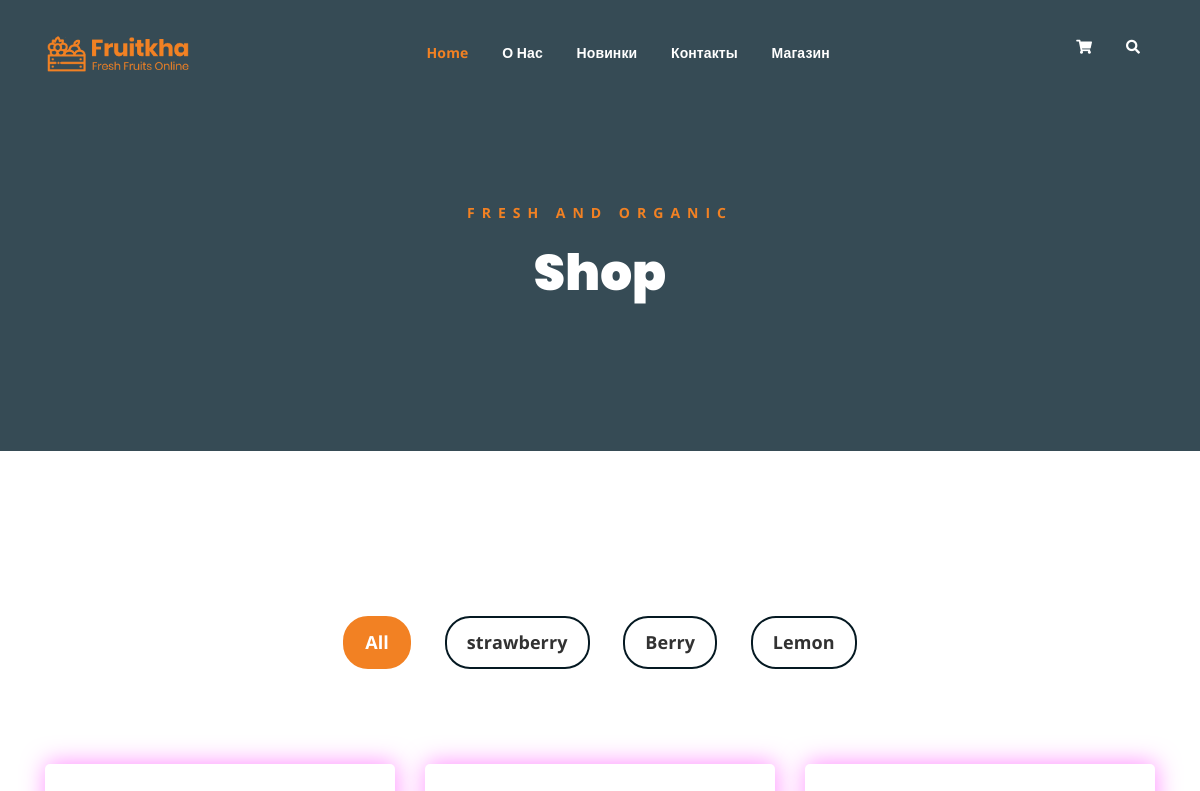
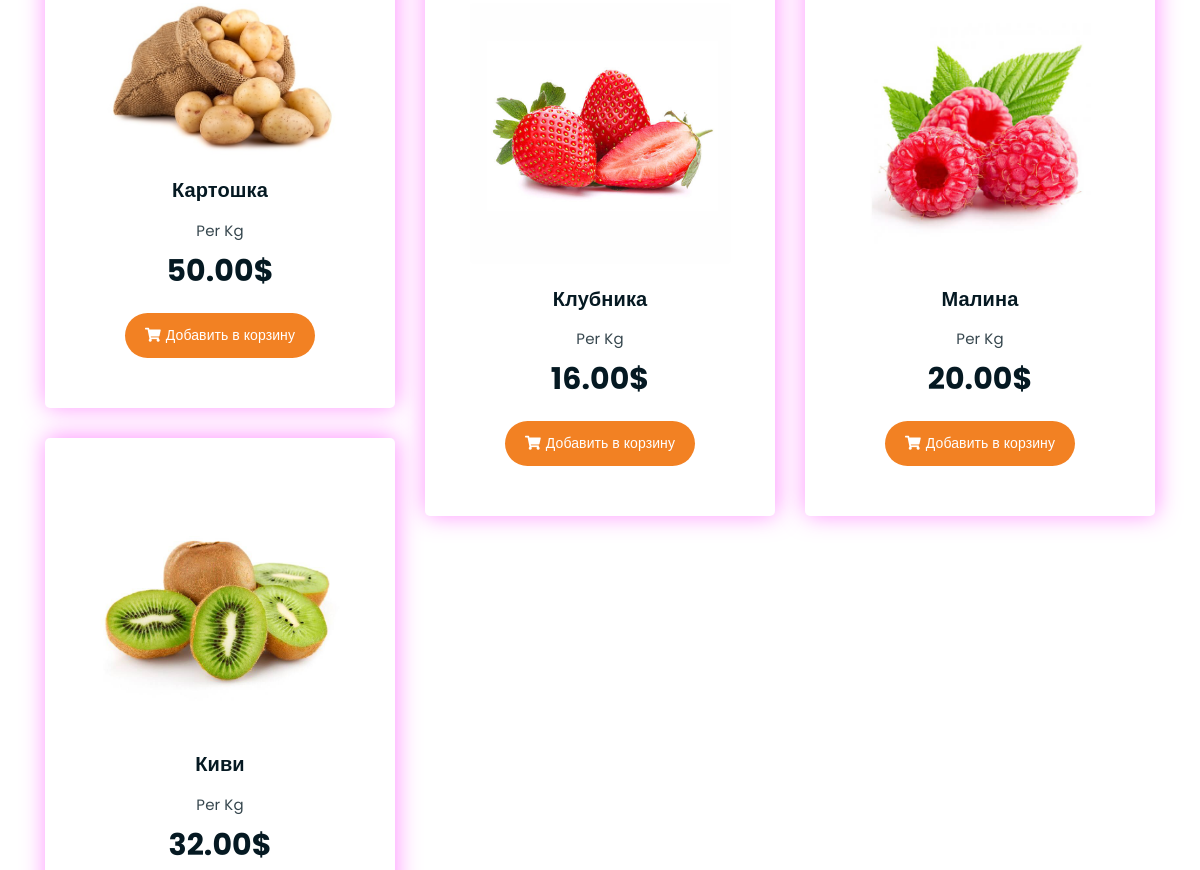
Page /shop/ (upper part) on the earlier database version (2 pictures, top to bottom).
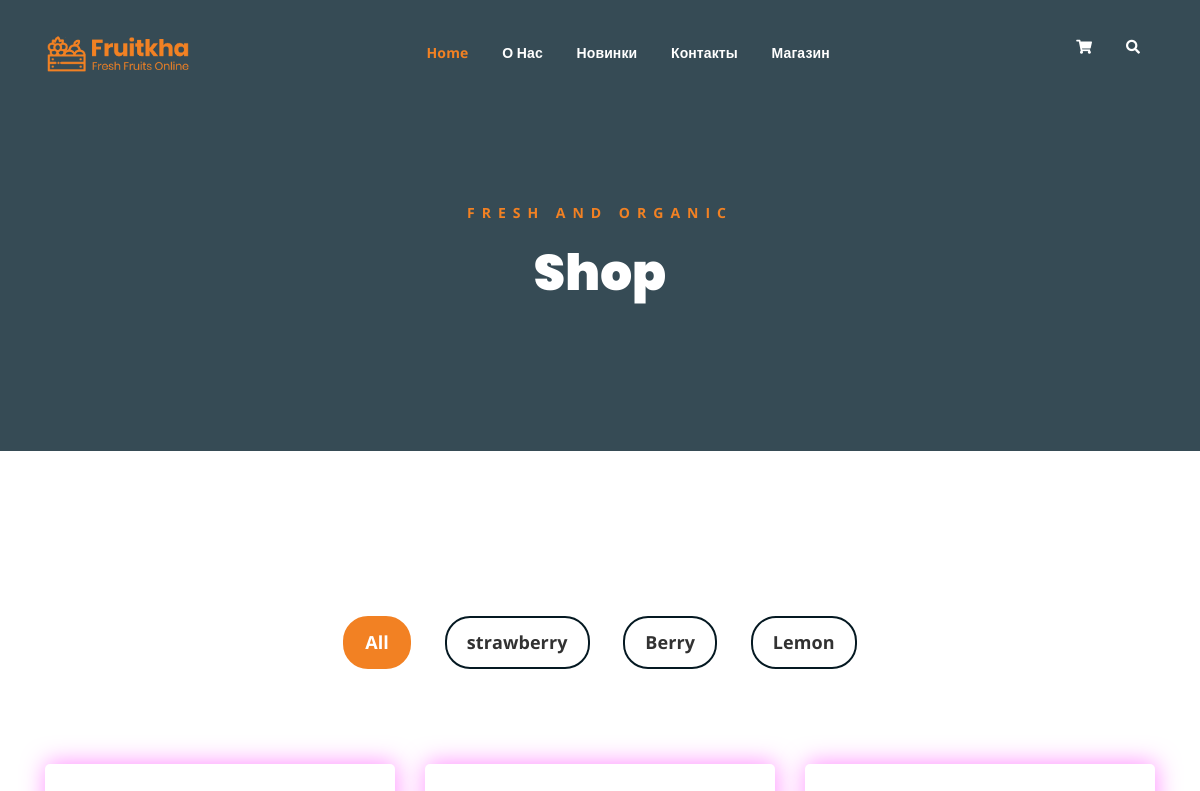
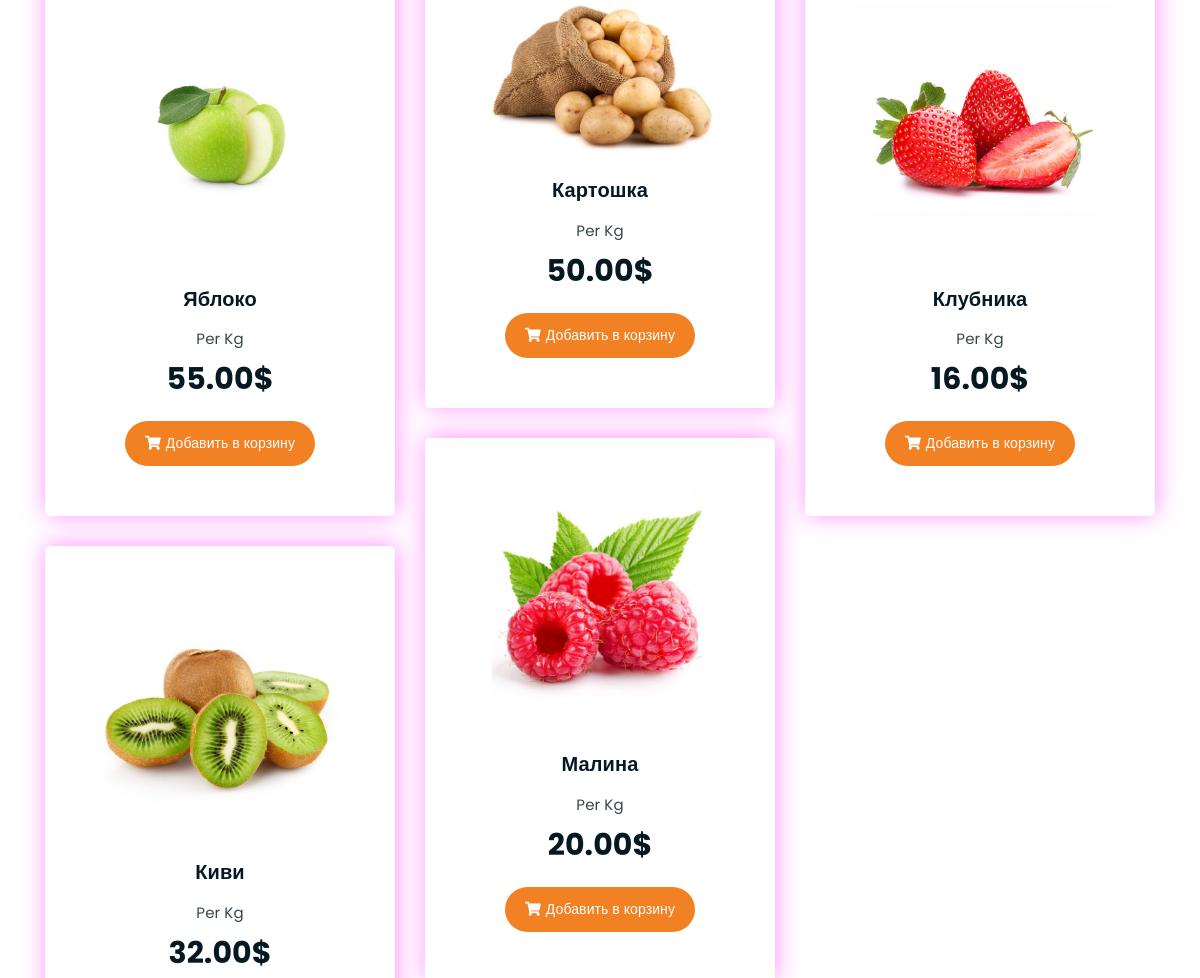
Same page on the later database version (2 pictures, top to bottom).
### shop/models.py (models this page shows, shortened)
class Product(models.Model):
    category = models.ForeignKey(Category, verbose_name='Категория', on_delete=models.CASCADE)
    title = models.CharField(max_length=255, verbose_name='Наименование')
    slug = models.SlugField(unique=True)
    image = models.ImageField(verbose_name='Изображение')
    description = models.TextField(verbose_name='Описание', null=True)
    price = models.DecimalField(max_digits=9, decimal_places=2, verbose_name='Цена')
    data_create = models.DateField(auto_created=False, blank=True, null=True)
    class Meta:
        verbose_name = "Продукт"
        verbose_name_plural = "Продукты"
        ordering = ['-data_create']

### shop/views.py (the view)
# urls.py: path('', include('shop.urls'))
def shop(request):
    products = Product.objects.all()
    return render(request, 'shop.html', context={'products': products})

### shop/templates/shop.html (shortened to what this page needs)
{% extends 'base.html' %}
{% load teg %}
{% block content %}
<div class="breadcrumb-section breadcrumb-bg">
    <div class="container">
        <div class="row">
            <div class="col-lg-8 offset-lg-2 text-center">
                <div class="breadcrumb-text">
                    <p>Fresh and Organic</p>
                    <h1>Shop</h1>
                </div>
            </div>
        </div>
    </div>
</div>
<div class="product-section mt-150 mb-150">
    <div class="container">
        <div class="row">
            <div class="col-md-12">
                <div class="product-filters">
                    <ul>
                        <li class="active" data-filter="*">All</li>
                        <li data-filter=".strawberry">strawberry</li>
                        <li data-filter=".berry">Berry</li>
                        <li data-filter=".lemon">Lemon</li>
                    </ul>
                </div>
            </div>
        </div>
        <div class="row product-lists">
            {% for product in products %}
            <div class="col-lg-4 col-md-6 text-center strawberry">
                <div class="single-product-item">
                    <div class="product-image">
                        <a href="{% url 'single_product' %}"><img src="{{ product.image.url }}" alt=""></a>
                    </div>
                    <h3>{{ product.title }}</h3>
                    <p class="product-price"><span>Per Kg</span> {{ product.price }}$ </p>
                    <a href="cart.html" class="cart-btn"><i class="fas fa-shopping-cart"></i>Добавить в корзину</a>
                </div>
            </div>
            {% endfor %}
        </div>
    </div>
</div>
{% endblock content %}

### shop/templates/base.html (shortened to what this page needs)
{% load static %}
<html lang="en">
<head>
    <link href="{% static 'assets/css/all.min.css' %}" rel="stylesheet">
    <link href="{% static 'assets/bootstrap/css/bootstrap.min.css' %}" rel="stylesheet">
    <link href="{% static 'assets/css/owl.carousel.css' %}" rel="stylesheet">
    <link href="{% static 'assets/css/magnific-popup.css' %}" rel="stylesheet">
    <link href="{% static 'assets/css/animate.css' %}" rel="stylesheet">
    <link href="{% static 'assets/css/meanmenu.min.css' %}" rel="stylesheet">
    <link href="{% static 'assets/css/main.css' %}" rel="stylesheet">
    <link href="{% static 'assets/css/responsive.css' %}" rel="stylesheet">
</head>
<body>
<div class="top-header-area" id="sticker">
    <div class="container">
        <div class="row">
            <div class="col-lg-12 col-sm-12 text-center">
                <div class="main-menu-wrap">
                    <div class="site-logo">
                        <a href="{% url 'index' %}">
                            <img src="{% static 'assets/img/logo.png' %}" alt="">
                        </a>
                    </div>
                    <nav class="main-menu">
                        <ul>
                            <li class="current-list-item"><a href="{% url 'index' %}">Home</a>
                            </li>
                            <li><a href="{% url 'about' %}">О Нас</a></li>
                            <li><a href="{% url 'news' %}">Новинки</a></li>
                            <li><a href="{% url 'contact' %}">Контакты</a></li>
                            <li><a href="{% url 'shop' %}">Магазин</a></li>
                            <li>
                                <div class="header-icons">
                                    <a class="shopping-cart" href="{% url 'cart' %}"><i class="fas fa-shopping-cart"></i></a>
                                    <a class="mobile-hide search-bar-icon" href="#"><i class="fas fa-search"></i></a>
                                </div>
                            </li>
                        </ul>
                    </nav>
                </div>
            </div>
        </div>
    </div>
</div>
{% block content %}
{% endblock content %}
</body>
</html>

### shop/static/assets/css/main.css (style rules this page uses)
html { font-size: 14px; font-weight: 400; line-height: 28px; height: 100%; }
body { font-family: "Open Sans", sans-serif; font-weight: 400; font-size: 1rem; letter-spacing: 0.1px; line-height: 1.8; color: #051922; overflow-x: hidden; }
body img { max-width: 100%; }
a { cursor: pointer; text-decoration: none; -webkit-transition: all 0.2s ease-in-out; -o-transition: all 0.2s ease-in-out; transition: all 0.2s ease-in-out; }
h1, .h1, h2, .h2, h3, .h3, h4, .h4, h5, .h5, h6, .h6 { font-family: "Poppins", sans-serif; font-weight: 700; margin: 0 0 1.25rem 0; color: #051922; }
h1:last-child, .h1:last-child, h2:last-child, .h2:last-child, h3:last-child, .h3:last-child, h4:last-child, .h4:last-child, h5:last-child, .h5:last-child, h6:last-child, .h6:last-child { margin: 0; }
h1, .h1 { font-size: 4rem; font-weight: 700; line-height: 4rem; }
h3, .h3 { font-size: 2rem; font-weight: 700; line-height: 2.25rem; }
p { font-family: "Open Sans", sans-serif; font-weight: 400; font-size: 1rem; letter-spacing: 0.1px; line-height: 1.8; color: #051922; margin: 0 0 1.25rem 0; }
.mt-150 { margin-top: 150px; }
.mb-150 { margin-bottom: 150px; }
a.boxed-btn, a.bordered-btn, a.cart-btn { border-radius: 50px; }
.breadcrumb-bg { background-image: url(../img/breadcrumb-bg.jpg); }
.breadcrumb-text p { color: #F28123; font-weight: 700; text-transform: uppercase; letter-spacing: 7px; }
.breadcrumb-text h1 { font-size: 50px; font-weight: 900; color: #fff; margin: 0; margin-top: 20px; }
.breadcrumb-section { padding: 150px 0; background-size: cover; background-position: center center; position: relative; z-index: 1; background-attachment: fixed; padding-top: 200px; }
.breadcrumb-section:after { position: absolute; left: 0; top: 0; width: 100%; height: 100%; content: ""; background-color: #07212e; z-index: -1; opacity: 0.8; }
.top-header-area { position: absolute; z-index: 999; width: 100%; padding: 25px 0; }
nav.main-menu ul { margin: 0; padding: 0; list-style: none; }
nav.main-menu ul li { display: inline-block; }
nav.main-menu ul li a { color: #fff; font-weight: 700; display: block; padding: 15px; }
nav.main-menu ul > li { position: relative; }
nav.main-menu ul li:last-child a { display: inline-block; }
nav.main-menu > ul li:last-child { float: right; }
.site-logo { float: left; max-width: 150px; }
.main-menu-wrap { position: relative; }
.header-icons a { color: #fff; display: inline-block; padding: 10px; }
.site-logo { padding: 6px 0; }
nav.main-menu ul li.current-list-item > a { color: #F28123; }
nav.main-menu li a { -webkit-transition: 0.3s; -o-transition: 0.3s; transition: 0.3s; }
.top-header-area .header-icons a { -webkit-transition: 0.3s; -o-transition: 0.3s; transition: 0.3s; }
.top-header-area { -webkit-transition: 0.3s; -o-transition: 0.3s; transition: 0.3s; }
.product-image img { -webkit-transition: 0.3s; -o-transition: 0.3s; transition: 0.3s; }
a.cart-btn { -webkit-transition: 0.3s; -o-transition: 0.3s; transition: 0.3s; }
.single-product-item { -webkit-transition: 0.3s; -o-transition: 0.3s; transition: 0.3s; }
html, body { height: 100%; }
.product-filters { margin-bottom: 80px; }
.product-filters ul { margin: 0; padding: 0; list-style: none; text-align: center; }
.product-filters ul li { display: inline-block; font-weight: 700; font-size: 18px; margin: 15px; border: 2px solid #051922; color: #323232; cursor: pointer; padding: 8px 20px; border-radius: 25px; }
.product-filters ul li.active { border: 2px solid #F28123; background-color: #F28123; color: #fff; }
.single-product-item { margin-bottom: 30px; }
.product-image { padding: 30px; padding-bottom: 0; }
.product-image img { width: 90%; border-radius: 5px; margin-bottom: 20px; }
.single-product-item h3 { font-size: 20px; font-weight: 600; margin-bottom: 10px; }
p.product-price { font-family: 'Poppins', sans-serif; font-size: 30px; font-weight: 700; margin-bottom: 15px; }
p.product-price span { display: block; opacity: 0.8; font-size: 15px; font-weight: 400; }
a.cart-btn { font-family: 'Poppins', sans-serif; display: inline-block; background-color: #F28123; color: #fff; padding: 10px 20px; }
a.cart-btn i { margin-right: 5px; }
.single-product-item { -webkit-box-shadow: 10px 0 27px #ff44fd9d; box-shadow: rgba(255, 68, 253, 0.616) 10px 0px 27px; box-shadow: 1px -1px 23px #f4f9; padding-bottom: 50px; border-radius: 5px; }

Differences in the rows shown:
added Product: image (picture), title "Яблоко", price "55.00"
